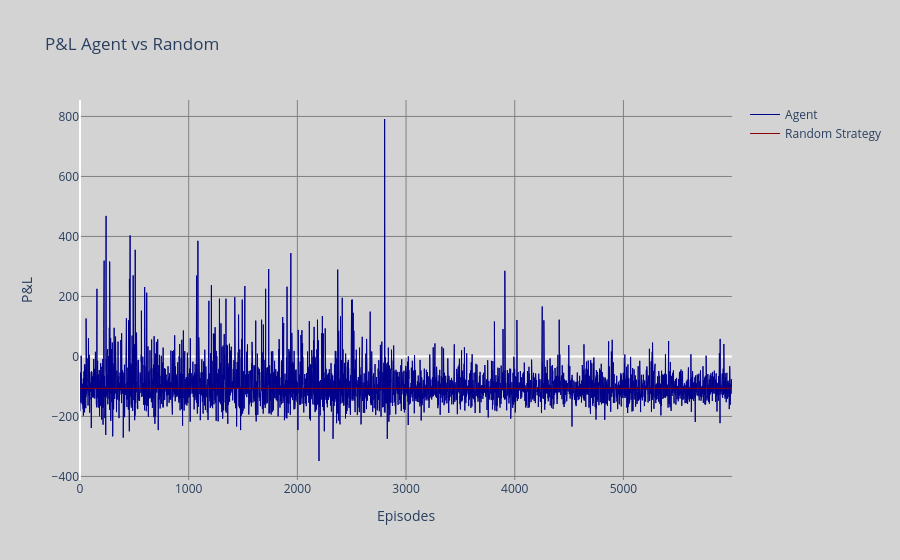
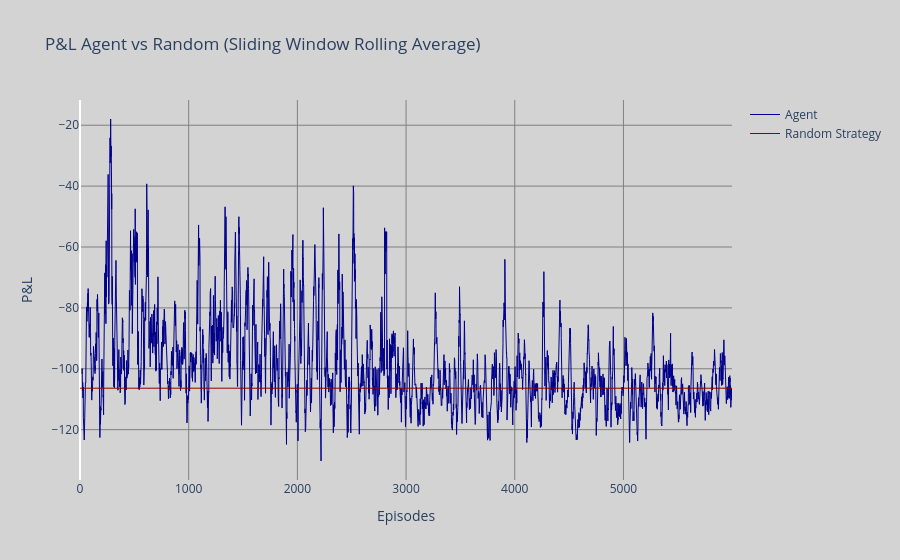
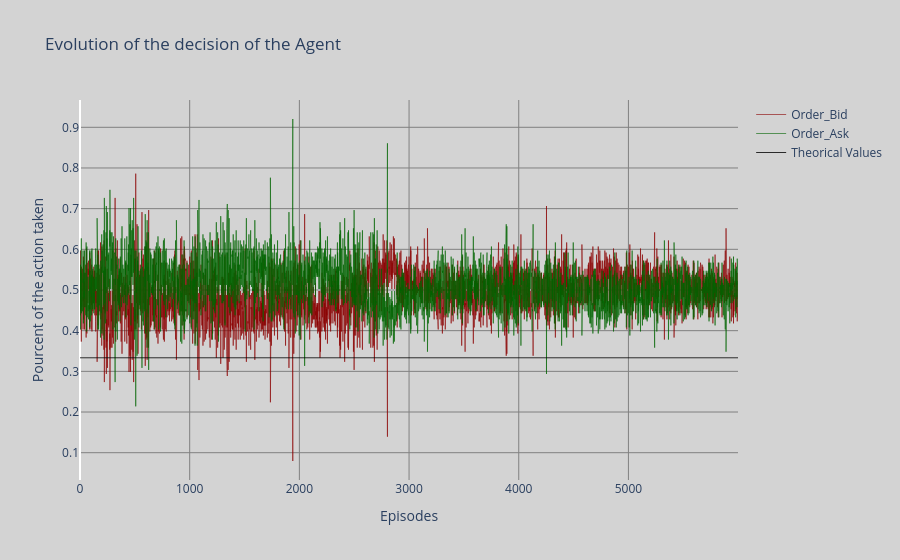
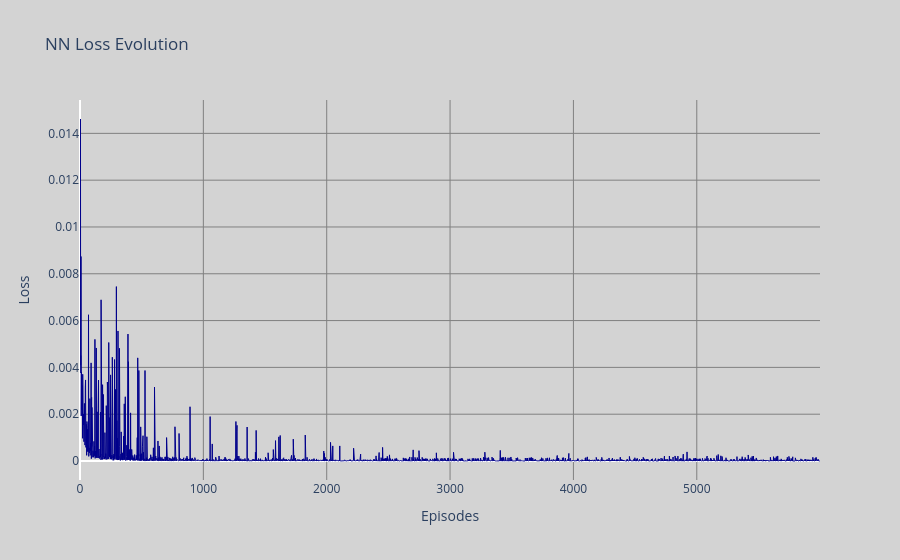

Notebook source saved alongside these figures, in order:
### Markdown cell above
### B. Q-Deep Reincement Learning
We then train an agent on it using deep Q-reinforcement Learning to start with.

### Code cell
NB_EPISODES_FOR_TRAINING = 6000
FREQUENCY_ACTION = 5
agent = QDL_Agent.Deep_Q_Learning_Agent(network_architecture = 'RNN', No_nothing = True)
agent.train(nb_episode = NB_EPISODES_FOR_TRAINING, window_size = 20, frequency_action = FREQUENCY_ACTION)

### Figure 1 — Plotly figure (JSON) as saved in the notebook; plotly's stock layout.template omitted (floating-point values rounded to 4 significant figures; data arrays with more than 128 entries replaced by an {"elided": "..."} marker saying what was removed)
{"data": [{"line": {"color": "darkblue", "width": 1}, "mode": "lines", "name": "Agent", "type": "scatter", "x": {"elided": "6000 int values"}, "y": {"elided": "6000 float values"}}, {"line": {"color": "darkred", "width": 1}, "mode": "lines", "name": "Random Strategy", "type": "scatter", "x": {"elided": "6000 int values"}, "y": {"elided": "6000 float values"}}], "layout": {"paper_bgcolor": "#D3D3D3", "plot_bgcolor": "#D3D3D3", "title": {"text": "P&L Agent vs Random"}, "xaxis": {"gridcolor": "#808080", "showgrid": true, "title": {"text": "Episodes"}}, "yaxis": {"gridcolor": "#808080", "showgrid": true, "title": {"text": "P&L"}}}}

### Figure 2 — Plotly figure (JSON) as saved in the notebook; plotly's stock layout.template omitted (floating-point values rounded to 4 significant figures; data arrays with more than 128 entries replaced by an {"elided": "..."} marker saying what was removed)
{"data": [{"line": {"color": "darkblue", "width": 1}, "mode": "lines", "name": "Agent", "type": "scatter", "x": {"elided": "5981 int values"}, "y": {"elided": "5981 float values"}}, {"line": {"color": "darkred", "width": 1}, "mode": "lines", "name": "Random Strategy", "type": "scatter", "x": {"elided": "6000 int values"}, "y": {"elided": "6000 float values"}}], "layout": {"paper_bgcolor": "#D3D3D3", "plot_bgcolor": "#D3D3D3", "title": {"text": "P&L Agent vs Random (Sliding Window Rolling Average)"}, "xaxis": {"gridcolor": "#808080", "showgrid": true, "title": {"text": "Episodes"}}, "yaxis": {"gridcolor": "#808080", "showgrid": true, "title": {"text": "P&L"}}}}

### Figure 3 — Plotly figure (JSON) as saved in the notebook; plotly's stock layout.template omitted (floating-point values rounded to 4 significant figures; data arrays with more than 128 entries replaced by an {"elided": "..."} marker saying what was removed)
{"data": [{"line": {"color": "darkred", "width": 1}, "mode": "lines", "name": "Order_Bid", "opacity": 0.6, "type": "scatter", "x": {"elided": "6000 int values"}, "y": {"elided": "6000 float values"}}, {"line": {"color": "darkgreen", "width": 1}, "mode": "lines", "name": "Order_Ask", "opacity": 0.6, "type": "scatter", "x": {"elided": "6000 int values"}, "y": {"elided": "6000 float values"}}, {"line": {"color": "black", "width": 1}, "mode": "lines", "name": "Theorical Values", "opacity": 0.8, "type": "scatter", "x": {"elided": "6000 int values"}, "y": {"elided": "6000 float values"}}], "layout": {"paper_bgcolor": "#D3D3D3", "plot_bgcolor": "#D3D3D3", "title": {"text": "Evolution of the decision of the Agent"}, "xaxis": {"gridcolor": "#808080", "showgrid": true, "title": {"text": "Episodes"}}, "yaxis": {"gridcolor": "#808080", "showgrid": true, "title": {"text": "Pourcent of the action taken"}}}}

### Figure 4 — Plotly figure (JSON) as saved in the notebook; plotly's stock layout.template omitted (floating-point values rounded to 4 significant figures; data arrays with more than 128 entries replaced by an {"elided": "..."} marker saying what was removed)
{"data": [{"line": {"color": "darkblue", "width": 1}, "mode": "lines", "type": "scatter", "x": {"elided": "6000 int values"}, "y": {"elided": "6000 float values"}}], "layout": {"paper_bgcolor": "#D3D3D3", "plot_bgcolor": "#D3D3D3", "title": {"text": "NN Loss Evolution"}, "xaxis": {"gridcolor": "#808080", "showgrid": true, "title": {"text": "Episodes"}}, "yaxis": {"gridcolor": "#808080", "showgrid": true, "title": {"text": "Loss"}}}}
